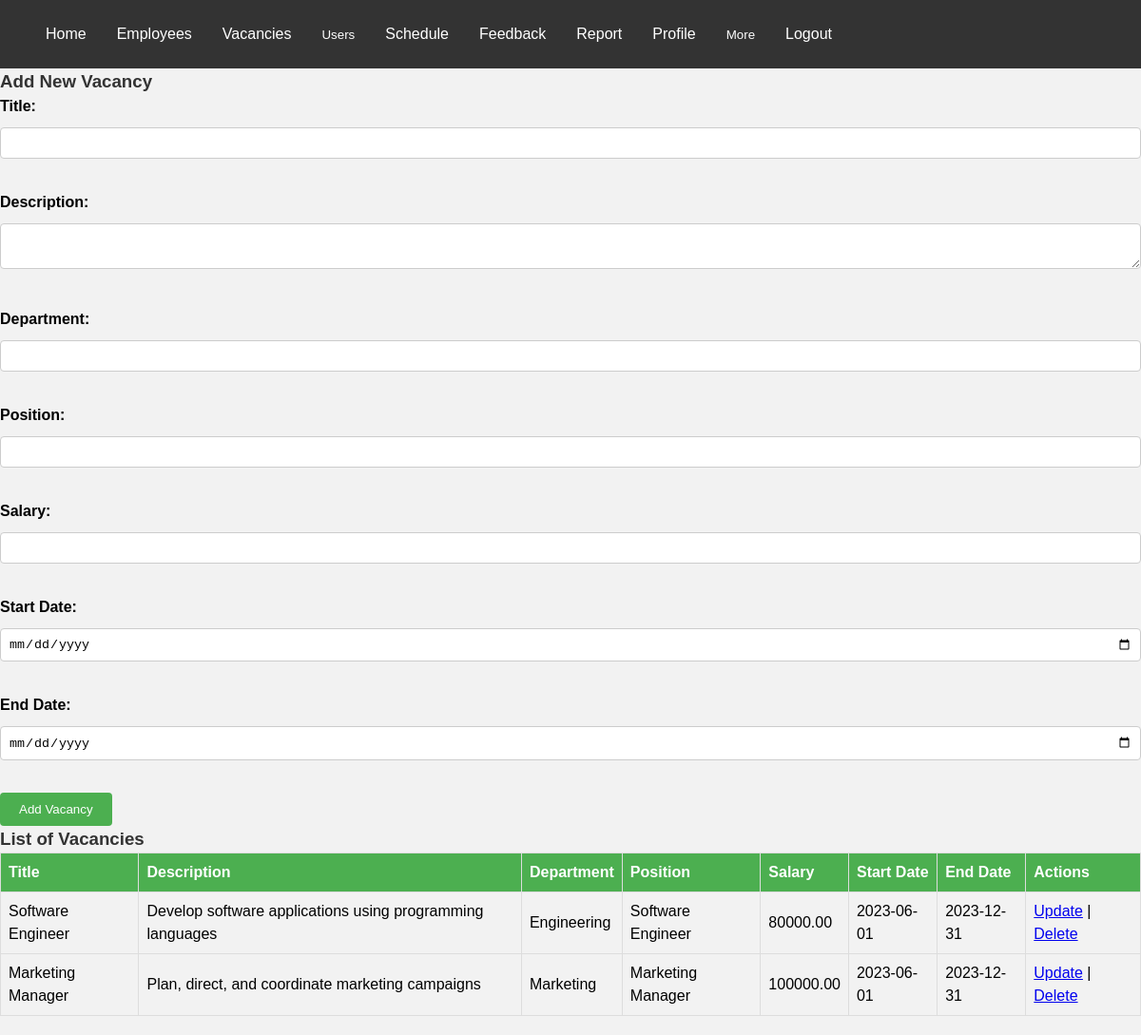
The page /admin/vacancies.php on the database its author committed.
### tables this page shows
CREATE TABLE `vacancies` (
  `id` int(11) NOT NULL,
  `title` varchar(100) NOT NULL,
  `description` text DEFAULT NULL,
  `department` varchar(50) NOT NULL,
  `position` varchar(50) NOT NULL,
  `salary` decimal(10,2) NOT NULL,
  `start_date` date NOT NULL,
  `end_date` date NOT NULL
);

### admin/vacancies.php (the view, shortened to what this page needs)
<!DOCTYPE html>
<html>
<head>
  <link rel="stylesheet" href="css/vacancy.css">
</head>
<body>
<?php
  $servername = "localhost";
  $username = "root";
  $password = "";
  $dbname = "hrms";
  $conn = mysqli_connect($servername, $username, $password, $dbname);
            ?>
    <h3>Add New Vacancy</h3>
    <form id="vacancyForm" method="post" action="<?php echo htmlspecialchars($_SERVER["PHP_SELF"]);?>">
        <label for="title">Title:</label>
        <input type="text" id="title" name="title" required><br><br>
        <label for="description">Description:</label>
        <textarea id="description" name="description" required></textarea><br><br>
        <label for="department">Department:</label>
        <input type="text" id="department" name="department" required><br><br>
        <label for="position">Position:</label>
        <input type="text" id="position" name="position" required><br><br>
        <label for="salary">Salary:</label>
        <input type="number" step="0.01" id="salary" name="salary" required><br><br>
        <label for="start_date">Start Date:</label>
        <input type="date" id="start_date" name="start_date" required><br><br>
        <label for="end_date">End Date:</label>
        <input type="date" id="end_date" name="end_date" required><br><br>
        <input type="submit" name="add_vacancy" value="Add Vacancy">
    </form>
    <h3>List of Vacancies</h3>
    <table>
                <thead>
                  <tr>
                    <th>Title</th>
                    <th>Description</th>
                    <th>Department</th>
                    <th>Position</th>
                    <th>Salary</th>
                    <th>Start Date</th>
                    <th>End Date</th>
                    <th>Actions</th>
                  </tr>
                </thead>
                <tbody>
                  <?php
                  $sql = "SELECT * FROM vacancies";
                  $result = mysqli_query($conn, $sql);
              if (mysqli_num_rows($result) > 0) {
                  while($row = mysqli_fetch_assoc($result)) {
                      echo "<tr>";
                      echo "<td>" . $row["title"] . "</td>";
                      echo "<td>" . $row["description"] . "</td>";
                      echo "<td>" . $row["department"] . "</td>";
                      echo "<td>" . $row["position"] . "</td>";
                      echo "<td>" . $row["salary"] . "</td>";
                      echo "<td>" . $row["start_date"] . "</td>";
                      echo "<td>" . $row["end_date"] . "</td>";
                      echo "<td><a href='update_vacancy.php?id=" . $row["id"] . "'>Update</a> | <a href='delete_vacancy.php?id=" . $row["id"] . "'>Delete</a></td>";
                      echo "</tr>";
                  }
              } else {
                  echo "<tr><td colspan='8'>No vacancies found</td></tr>";
              }
              ?>
            </tbody>
    </table>
</body>
</html>

### admin/css/vacancy.css (style rules this page uses)
body { font-family: Arial, sans-serif; background-color: #f2f2f2; }
h2, h3 { color: #333; }
form label { display: inline-block; width: 100px; font-weight: bold; margin-bottom: 10px; }
form input[type="text"], form input[type="number"], form input[type="date"], form textarea { padding: 8px; border: 1px solid #ccc; border-radius: 4px; box-sizing: border-box; margin-bottom: 10px; width: 100%; }
form input[type="submit"] { background-color: #4CAF50; color: white; padding: 10px 20px; border: none; border-radius: 4px; cursor: pointer; }
table { border-collapse: collapse; width: 100%; margin-bottom: 20px; }
table th, table td { text-align: left; padding: 8px; border: 1px solid #ddd; }
table th { background-color: #4CAF50; color: white; }

### rows shown on the page
vacancies: title "Software Engineer", description "Develop software applications using programming languages", department "Engineering", position "Software Engineer", salary "80000.00", start_date "2023-06-01", end_date "2023-12-31"
vacancies: title "Marketing Manager", description "Plan, direct, and coordinate marketing campaigns", department "Marketing", position "Marketing Manager", salary "100000.00", start_date "2023-06-01", end_date "2023-12-31"
